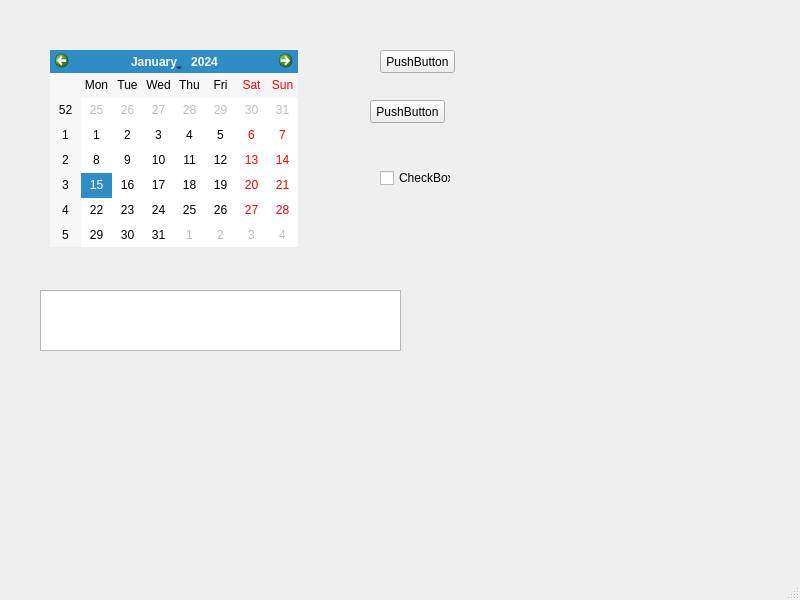
<?xml version="1.0" encoding="UTF-8"?>
<ui version="4.0">
 <class>MainWindow</class>
 <widget class="QMainWindow" name="MainWindow">
  <property name="geometry">
   <rect>
    <x>0</x>
    <y>0</y>
    <width>800</width>
    <height>600</height>
   </rect>
  </property>
  <property name="windowTitle">
   <string>MainWindow</string>
  </property>
  <widget class="QWidget" name="centralwidget">
   <widget class="QCalendarWidget" name="calendarWidget">
    <property name="geometry">
     <rect>
      <x>50</x>
      <y>50</y>
      <width>248</width>
      <height>197</height>
     </rect>
    </property>
   </widget>
   <widget class="QPushButton" name="pushButton">
    <property name="geometry">
     <rect>
      <x>380</x>
      <y>50</y>
      <width>75</width>
      <height>23</height>
     </rect>
    </property>
    <property name="text">
     <string>PushButton</string>
    </property>
   </widget>
   <widget class="QPushButton" name="pushButton_2">
    <property name="geometry">
     <rect>
      <x>370</x>
      <y>100</y>
      <width>75</width>
      <height>23</height>
     </rect>
    </property>
    <property name="text">
     <string>PushButton</string>
    </property>
   </widget>
   <widget class="QCheckBox" name="checkBox">
    <property name="geometry">
     <rect>
      <x>380</x>
      <y>170</y>
      <width>71</width>
      <height>16</height>
     </rect>
    </property>
    <property name="text">
     <string>CheckBox</string>
    </property>
   </widget>
   <widget class="QTextEdit" name="textEdit">
    <property name="geometry">
     <rect>
      <x>40</x>
      <y>290</y>
      <width>361</width>
      <height>61</height>
     </rect>
    </property>
   </widget>
  </widget>
  <widget class="QMenuBar" name="menubar">
   <property name="geometry">
    <rect>
     <x>0</x>
     <y>0</y>
     <width>800</width>
     <height>23</height>
    </rect>
   </property>
  </widget>
  <widget class="QStatusBar" name="statusbar"/>
 </widget>
 <resources/>
 <connections/>
</ui>
